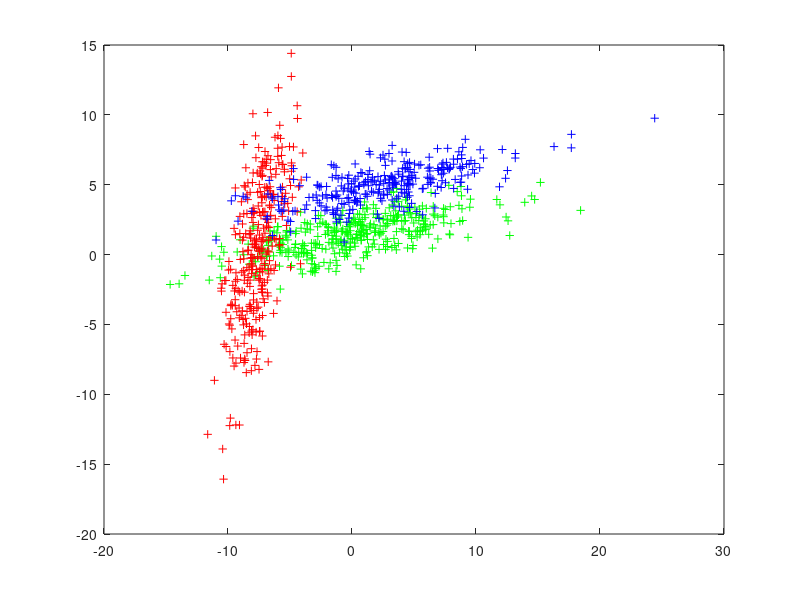
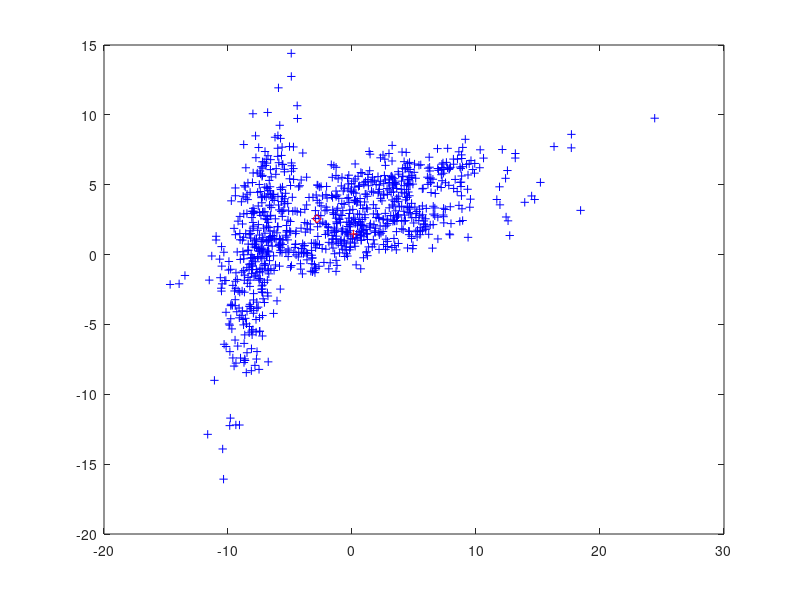

MATLAB code for these plots, in order: (Note: this script raises an error after producing the figures.)
%Data

%% 
clc;
close all;
clear;
clear temp;
m(:,1)=[0.2 1.4]';
m(:,2)=[-7.5 .5]';
m(:,3)=[2.5 5]';
SS(:,:,1)=[24.08 4.62; 4.62 1.92];
SS(:,:,2)=[1.92 4.62;4.62 24.08];
SS(:,:,3)=[24.08 4.62;4.62 1.92];
 
ap=[0.4 0.3 0.3];
 
D=3;
 
NN=1000;
t=rand(NN,1);
IND = zeros(size(t));
Y=zeros(size(t,1),2);
A=[0,cumsum(ap)];
st = ['g','r','b'];
 
for kk=1:D,
    ind = find(t>A(kk)&t<=A(kk+1));
    IND(ind)=kk;
    r = mvnrnd(m(:,kk)',SS(:,:,kk),length(ind));
    Y(ind,:)=r;
    plot(Y(ind,1),Y(ind,2),[st(kk),'+']); hold on
end
 
figure
plot(Y(:,1),Y(:,2),'b+'), hold on
 
IND_1=IND;
IND_1(IND==3)=2;

mv_est(1,:)= mean(Y(IND_1==1,:));
mv_est(2,:)= mean(Y(IND_1==2,:));
 
plot(mv_est(1,1),mv_est(1,2),'r+');
plot(mv_est(2,1),mv_est(2,2),'rd');

%% 

[sw,sb,sm]= milind_scatter_matrix(Y,IND_1);
 
W=(sw\(mv_est(:,1)- mv_est(:,2)));
 
W=W/norm(W);
figure, plot(Y(IND_1==1,1),Y(IND_1==1,2),'r.',Y(IND_1==2,1),Y(IND_1==2,2),'bo')
axis equal
hold on
 
t1=((Y(IND_1==1,:)*W)); 
t2=((Y(IND_1==2,:)*W));
 
tt1=[t1*W(1),t1*W(2)];
tt2=[t2*W(1),t2*W(2)];

axis equal; 
figure(3), hold on
figure(3),plot(tt1(:,1),tt1(:,2),'y+',tt2(:,1),tt2(:,2),'K.');
mu=mean(Y);
xm=bsxfun(@minus,Y,mu);
c=2;
[V,D]=eig(sw\sb);
s=diag(D);
[s,ind]=sort(s,1,'descend');
V=V(:,ind);
A=V(:,1:c-1);
yyy=Y*A; 


yyy=bsxfun(@plus,yyy,mu);
y1=yyy(IND_1==1,:);
y2=yyy(IND_1==2,:);
pp11=plot(y1(:,1),y1(:,2),'m+');
pp22=plot(y2(:,1),y2(:,2),'g.');




%% 
    


hfig = figure;
axes1 = axes('parent',hfig,'FontWeight','bold','fontsize',12);
hold('all');

xlabel('X_1 - The First Feature','FontWeight','bold','FontSize',12,'Fontname','Garamond');


ylabel('X_2 - The Second Feature','FontWeight','bold','FontSize',12,'Fontname','Garamond');

%scatter(Y(:,1),Y(:,2),'r','LineWidth',0.5,'Parent',axes1); hold on
scatter(Y(:,1),Y(:,2),'r','LineWidth',0.5,'Parent',axes1); hold on
 
IND_1=IND;
IND_1(IND==3)=2;

mv_est(1,:)= mean(Y(IND_1==1,:));
mv_est(2,:)= mean(Y(IND_1==2,:));
 
plot(mv_est(1,1),mv_est(1,2),'co','LineWidth',2,'MarkerSize',2,'MarkerEdgeColor','c','Color','c','LineWidth',2,'MarkerFaceColor','c','Parent',axes1); hold on 
plot(mv_est(2,1),mv_est(2,2),'co','LineWidth',2,'MarkerSize',2,'MarkerEdgeColor','c','Color','c','LineWidth',2,'MarkerFaceColor','c','Parent',axes1); hold on


[sw,sb,sm]= milind_scatter_matrix(Y,IND_1);
 
W=(sw\(mv_est(:,1)- mv_est(:,2)));
 
W=W/norm(W);


hfig1 = figure;
axes1 = axes('parent',hfig1,'FontWeight','bold','fontsize',12);
hold('all');

xlabel('X_1 - The First Feature','FontWeight','bold','FontSize',12,'Fontname','Garamond');


ylabel('X_2 - The Second Feature','FontWeight','bold','FontSize',12,'Fontname','Garamond');

plot(Y(IND_1==1,1),Y(IND_1==1,2),'r.',Y(IND_1==2,1),Y(IND_1==2,2),'bo','Parent',axes1); hold on;






%% 

hfig2 = figure;
axes1 = axes('parent',hfig2,'FontWeight','bold','fontsize',12);
hold('all');

xlabel('X_1 - The First Feature','FontWeight','bold','FontSize',12,'Fontname','Garamond');


ylabel('X_2 - The Second Feature','FontWeight','bold','FontSize',12,'Fontname','Garamond');

plot(Y(IND_1==1,1),Y(IND_1==1,2),'r.',Y(IND_1==2,1),Y(IND_1==2,2),'bo','Parent',axes1); hold on;

t1=((Y(IND_1==1,:)*W)); 
t2=((Y(IND_1==2,:)*W));
 
tt1=[t1*W(1),t1*W(2)];
tt2=[t2*W(1),t2*W(2)]; 

plot(tt1(:,1),tt1(:,2),'y+',tt2(:,1),tt2(:,2),'K.');
mu=mean(Y);
xm=bsxfun(@minus,Y,mu);
c=2;
[V,D]=eig(sw\sb);
s=diag(D);
[s,ind]=sort(s,1,'descend');
V=V(:,ind);
A=V(:,1:c-1);
yyy=Y*A; 


yyy=bsxfun(@plus,yyy,mu);
y1=yyy(IND_1==1,:);
y2=yyy(IND_1==2,:);
pp11=plot(y1(:,1),y1(:,2),'m+');
pp22=plot(y2(:,1),y2(:,2),'g.');

%W1=V(:,1);
%W2=V(:,2);

line_x1=t1 .* W(1);
line_y1=t1 .* W(2);

    
line_x2=t2.*W(1);
line_y2=t2.*W(2);

plot(line_x1,line_y1,'k-','LineWidth',2); hold on 

plot(line_x2,line_y2,'m-','LineWidth',2); hold on 
grid on


%line_x3=y1.*W1(1);
%line_y3=y1.*W2(1);


%line_x4=y2.*W1(2);
%line_y4=y2.*W2(2);

%plot(line_x3,line_y3,'k-','LineWidth',2); hold on 

%plot(line_x4,line_y4,'m-','LineWidth',2); hold on 
%grid on


